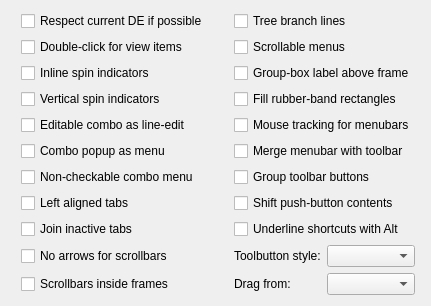
             <widget class="QWidget" name="tab_4">
              <attribute name="title">
               <string>Miscellaneous</string>
              </attribute>
              <layout class="QGridLayout" name="gridLayout_11">
               <item row="9" column="0">
                <spacer name="horizontalSpacer_8">
                 <property name="orientation">
                  <enum>Qt::Horizontal</enum>
                 </property>
                 <property name="sizeHint" stdset="0">
                  <size>
                   <width>10</width>
                   <height>5</height>
                  </size>
                 </property>
                </spacer>
               </item>
               <item row="9" column="1">
                <widget class="QCheckBox" name="checkBoxNoScrollArrow">
                 <property name="toolTip">
                  <string>Scrollbars have add-line and sub-line arrows by default.

Checking this box removes arrows as far as possible.

If disabled, see Compositing &amp; General Look → Transient scrollbars!</string>
                 </property>
                 <property name="text">
                  <string>No arrows for scrollbars</string>
                 </property>
                </widget>
               </item>
               <item row="9" column="2">
                <spacer name="horizontalSpacer_9">
                 <property name="orientation">
                  <enum>Qt::Horizontal</enum>
                 </property>
                 <property name="sizeType">
                  <enum>QSizePolicy::Fixed</enum>
                 </property>
                 <property name="sizeHint" stdset="0">
                  <size>
                   <width>20</width>
                   <height>5</height>
                  </size>
                 </property>
                </spacer>
               </item>
               <item row="9" column="5">
                <spacer name="horizontalSpacer_10">
                 <property name="orientation">
                  <enum>Qt::Horizontal</enum>
                 </property>
                 <property name="sizeHint" stdset="0">
                  <size>
                   <width>5</width>
                   <height>5</height>
                  </size>
                 </property>
                </spacer>
               </item>
               <item row="10" column="1">
                <widget class="QCheckBox" name="checkBoxScrollIn">
                 <property name="toolTip">
                  <string>Draw scrollbars inside view frames?

By default, scrollbars are drawn outide view frames.

If disabled, see Compositing &amp; General Look → Transient scrollbars!</string>
                 </property>
                 <property name="text">
                  <string>Scrollbars inside frames</string>
                 </property>
                </widget>
               </item>
               <item row="0" column="3" colspan="2">
                <widget class="QCheckBox" name="checkBoxTree">
                 <property name="toolTip">
                  <string>Draw tree branch lines?

By default, tree branches have indicators but no line.</string>
                 </property>
                 <property name="text">
                  <string>Tree branch lines</string>
                 </property>
                </widget>
               </item>
               <item row="1" column="3" colspan="2">
                <widget class="QCheckBox" name="checkBoxScrollableMenu">
                 <property name="toolTip">
                  <string>Should big menus be scrollable and have
scroll arrows on their top and/or bottom?

By default, all of their menu-items are shown.</string>
                 </property>
                 <property name="text">
                  <string>Scrollable menus</string>
                 </property>
                </widget>
               </item>
               <item row="2" column="3" colspan="2">
                <widget class="QCheckBox" name="checkBoxGroupLabel">
                 <property name="toolTip">
                  <string>By default, the label is on the frame
and the frame is cut to contain it.

Checking this puts the label right above
the frame, so that the frame isn't cut.</string>
                 </property>
                 <property name="text">
                  <string>Group-box label above frame</string>
                 </property>
                </widget>
               </item>
               <item row="3" column="3" colspan="2">
                <widget class="QCheckBox" name="checkBoxRubber">
                 <property name="toolTip">
                  <string>By default, drop rectangles for movable
toolbars and dock widgets are hollow.

This option fills drop rectangles with
the highlight color.</string>
                 </property>
                 <property name="text">
                  <string>Fill rubber-band rectangles</string>
                 </property>
                </widget>
               </item>
               <item row="4" column="3" colspan="2">
                <widget class="QCheckBox" name="checkBoxMenubar">
                 <property name="toolTip">
                  <string>Mouse tracking is enabled
for menubars by default.</string>
                 </property>
                 <property name="whatsThis">
                  <string>&lt;html&gt;&lt;head/&gt;&lt;body&gt;&lt;p&gt;Mouse tracking is enabled for menubars by default, i.e., after a menubar item is clicked and its menu is shown, the menus of the other menubar items will be shown if the cursor is put on them without clicking.&lt;/p&gt;&lt;/body&gt;&lt;/html&gt;</string>
                 </property>
                 <property name="text">
                  <string>Mouse tracking for menubars</string>
                 </property>
                </widget>
               </item>
               <item row="5" column="3" colspan="2">
                <widget class="QCheckBox" name="checkBoxMenuToolbar">
                 <property name="toolTip">
                  <string>If checked, the menubar and toolbar will be drawn as a whole by
the toolbar SVG element when they are adjacent to each another.</string>
                 </property>
                 <property name="text">
                  <string>Merge menubar with toolbar</string>
                 </property>
                </widget>
               </item>
               <item row="6" column="3" colspan="2">
                <widget class="QCheckBox" name="checkBoxGroupToolbar">
                 <property name="toolTip">
                  <string>If checked, toolbar buttons will be drawn grouped and raised
between toolbar separators.</string>
                 </property>
                 <property name="text">
                  <string>Group toolbar buttons</string>
                 </property>
                </widget>
               </item>
               <item row="7" column="3" colspan="2">
                <widget class="QCheckBox" name="checkBoxButtonShift">
                 <property name="toolTip">
                  <string>Shift the contents of push buttons when pressed?

By default, the contents are shifted by 1px
both horizontally and vertically.</string>
                 </property>
                 <property name="text">
                  <string>Shift push-button contents</string>
                 </property>
                </widget>
               </item>
               <item row="8" column="3" colspan="2">
                <widget class="QCheckBox" name="checkBoxAlt">
                 <property name="toolTip">
                  <string>If unchecked, shortcuts will not be underlined at all.</string>
                 </property>
                 <property name="text">
                  <string>Underline shortcuts with Alt</string>
                 </property>
                </widget>
               </item>
               <item row="9" column="3">
                <widget class="QLabel" name="label_2">
                 <property name="toolTip">
                  <string>Will have effect only if style
is not set by the app in its code.

Default is &quot;Follow Style&quot;.</string>
                 </property>
                 <property name="text">
                  <string>Toolbutton style:</string>
                 </property>
                </widget>
               </item>
               <item row="9" column="4">
                <widget class="QComboBox" name="comboToolButton">
                 <property name="sizePolicy">
                  <sizepolicy hsizetype="MinimumExpanding" vsizetype="Fixed">
                   <horstretch>0</horstretch>
                   <verstretch>0</verstretch>
                  </sizepolicy>
                 </property>
                 <property name="toolTip">
                  <string>Will have effect only if style
is not set by the app in its code.

Default is &quot;Follow Style&quot;.</string>
                 </property>
                </widget>
               </item>
               <item row="10" column="3">
                <widget class="QLabel" name="labelX11Drag">
                 <property name="toolTip">
                  <string>Drag windows from their menubars, primary toolbars
or anywhere possible (and not only from their title bars)?

If this is disabled, see:
Miscellaneous → Respect current DE if possible</string>
                 </property>
                 <property name="text">
                  <string>Drag from:</string>
                 </property>
                </widget>
               </item>
               <item row="10" column="4">
                <widget class="QComboBox" name="comboX11Drag">
                 <property name="toolTip">
                  <string>Drag windows from their menubars, primary toolbars
or anywhere possible (and not only from their title bars)?

If this is disabled, see:
Miscellaneous → Respect current DE if possible</string>
                 </property>
                </widget>
               </item>
               <item row="2" column="1">
                <widget class="QCheckBox" name="checkBoxInlineSpin">
                 <property name="toolTip">
                  <string>By default, spin indicators are drawn as
two buttons with arrows or plus/minus signs.

Checking this integrates the spin indicators
into the spin line-edit..</string>
                 </property>
                 <property name="text">
                  <string>Inline spin indicators</string>
                 </property>
                </widget>
               </item>
               <item row="4" column="1">
                <widget class="QCheckBox" name="checkBoxComboEdit">
                 <property name="toolTip">
                  <string>Draw the whole editable combo-box as a
line-edit with arrow (and icon, if it exists)?</string>
                 </property>
                 <property name="whatsThis">
                  <string>&lt;html&gt;&lt;head/&gt;&lt;body&gt;&lt;p&gt;Draw the whole editable combo-box as a line-edit with arrow (and icon, if it exists)?&lt;/p&gt;&lt;p&gt;By default, a combo-box consists of a line-edit, a button with arrow on one side and another button with icon on the other side.&lt;/p&gt;&lt;/body&gt;&lt;/html&gt;</string>
                 </property>
                 <property name="text">
                  <string>Editable combo as line-edit</string>
                 </property>
                </widget>
               </item>
               <item row="1" column="1">
                <widget class="QCheckBox" name="checkBoxClick">
                 <property name="toolTip">
                  <string>Activate view items always on double clicking?

When unchecked, single-click is preferred.

If this is disabled, see:
Miscellaneous → Respect current DE if possible</string>
                 </property>
                 <property name="text">
                  <string>Double-click for view items</string>
                 </property>
                </widget>
               </item>
               <item row="3" column="1">
                <widget class="QCheckBox" name="checkBoxVSpin">
                 <property name="toolTip">
                  <string>By default, spin indicators are drawn on adjacent buttons.

Checking this puts the spin-up indicator above the
spin-down one inside the spin line-edit.</string>
                 </property>
                 <property name="text">
                  <string>Vertical spin indicators</string>
                 </property>
                </widget>
               </item>
               <item row="0" column="1">
                <widget class="QCheckBox" name="checkBoxDE">
                 <property name="toolTip">
                  <string>When this is enabled and checked, Kvantum will try to
respect some settings of the current desktop environment.

This checkbox may disable some options.
Uncheck it if you want to use those options!</string>
                 </property>
                 <property name="whatsThis">
                  <string>&lt;html&gt;&lt;head/&gt;&lt;body&gt;&lt;p&gt;When this is enabled and checked, Kvantum will try to respect some settings of the current desktop environment if it is KDE, Unity, Gnome or Pantheon.&lt;/p&gt;&lt;p&gt;Under KDE, it makes Kvantum read KDE settings for small and large icon sizes and also single or double clicking.&lt;/p&gt;&lt;p&gt;Under Unity, Gnome and Pantheon, it removes icons from menus and push-buttons (even if the corresponding dconf keys are changed), disables compositing to use DE menu shadows, and sets window dragging only for menubars and primary toolbars (although GTK does not have such a feature).&lt;/p&gt;&lt;p&gt;This checkbox may disable some options. Uncheck it if you want to use those options!&lt;/p&gt;&lt;/body&gt;&lt;/html&gt;</string>
                 </property>
                 <property name="text">
                  <string>Respect current DE if possible</string>
                 </property>
                </widget>
               </item>
               <item row="5" column="1">
                <widget class="QCheckBox" name="checkBoxComboMenu">
                 <property name="toolTip">
                  <string>Draw combo popups as menu popups (i.e. like in Gtk)?

By default, combo popups do not cover the combo box.</string>
                 </property>
                 <property name="text">
                  <string>Combo popup as menu</string>
                 </property>
                </widget>
               </item>
               <item row="6" column="1">
                <widget class="QCheckBox" name="checkBoxHideComboCheckboxes">
                 <property name="toolTip">
                  <string>When drawing combo popups as menus,
there will be a checkbox next to each entry
(although Kvantum draws it as a radio button).

This option will hide these.</string>
                 </property>
                 <property name="text">
                  <string>Non-checkable combo menu</string>
                 </property>
                </widget>
               </item>
               <item row="7" column="1">
                <widget class="QCheckBox" name="checkBoxleftTab">
                 <property name="toolTip">
                  <string>In Kvantum, tabs are centered by default.</string>
                 </property>
                 <property name="text">
                  <string>Left aligned tabs</string>
                 </property>
                </widget>
               </item>
               <item row="8" column="1">
                <widget class="QCheckBox" name="checkBoxJoinTab">
                 <property name="toolTip">
                  <string>Inactive tabs are joined together by default,
i.e., there is no border between them.</string>
                 </property>
                 <property name="text">
                  <string>Join inactive tabs</string>
                 </property>
                </widget>
               </item>
              </layout>
             </widget>
